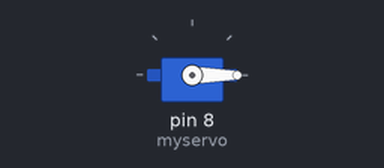
The sketch below on a simulated Arduino Uno, built with avr-gcc and run on an emulated ATmega328P. Shown: servo.

Above: at 0.05 s.
At 0.3 s:
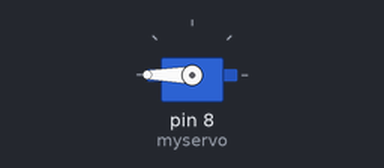
At 0.6 s:
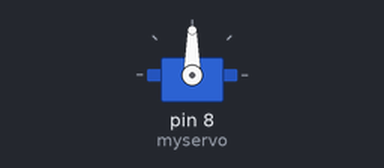
Timing chart, 0 to 3.0 s (numbered marks = the images above):
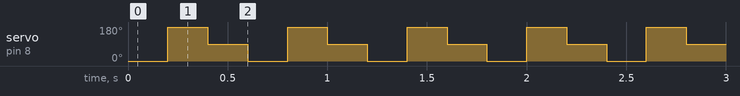

Measured:
- by itself, servo on pin 8 (myservo): repeats every 0.60 s: 90° 0.20 s, 0° 0.20 s, 180° 0.20 s

The sketch:

test_servo.ino
```cpp
#include <Servo.h>

Servo myservo;

int potpin = 0;
int val = 90;

void setup() {
  // put your setup code here, to run once:
  Serial.begin(9600);
  myservo.attach(8);
}

void loop() {
  // put your main code here, to run repeatedly:
  myservo.write(0);
  delay(200);

  myservo.write(180);
  delay(200);

  myservo.write(val);
  delay(200);
}
```
